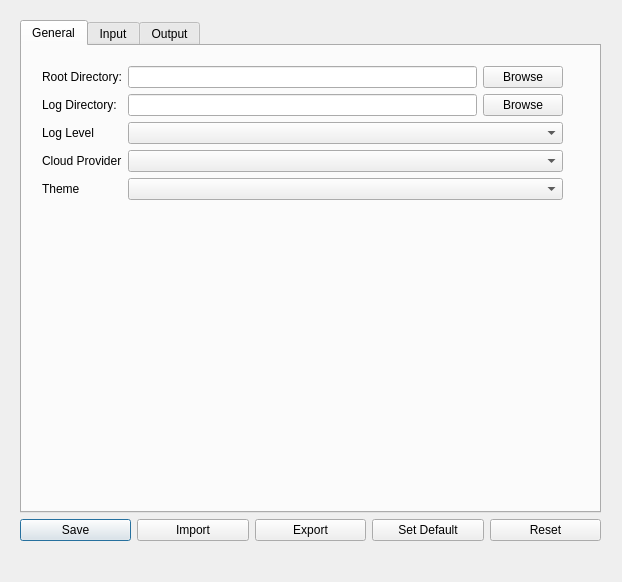
<?xml version="1.0" encoding="UTF-8"?>
<ui version="4.0">
 <class>settingsDialog</class>
 <widget class="QDialog" name="settingsDialog">
  <property name="geometry">
   <rect>
    <x>0</x>
    <y>0</y>
    <width>622</width>
    <height>582</height>
   </rect>
  </property>
  <property name="windowTitle">
   <string>Settings</string>
  </property>
  <widget class="QWidget" name="gridLayoutWidget_2">
   <property name="geometry">
    <rect>
     <x>20</x>
     <y>20</y>
     <width>581</width>
     <height>521</height>
    </rect>
   </property>
   <layout class="QGridLayout" name="gridLayout_2">
    <item row="1" column="0">
     <layout class="QGridLayout" name="gridLayout">
      <item row="0" column="0">
       <widget class="QPushButton" name="btnSave">
        <property name="text">
         <string>Save</string>
        </property>
       </widget>
      </item>
      <item row="0" column="1">
       <widget class="QPushButton" name="btnImport">
        <property name="text">
         <string>Import</string>
        </property>
       </widget>
      </item>
      <item row="0" column="2">
       <widget class="QPushButton" name="btnExport">
        <property name="text">
         <string>Export</string>
        </property>
       </widget>
      </item>
      <item row="0" column="3">
       <widget class="QPushButton" name="btnSetDefault">
        <property name="text">
         <string>Set Default</string>
        </property>
       </widget>
      </item>
      <item row="0" column="4">
       <widget class="QPushButton" name="btnReset">
        <property name="text">
         <string>Reset</string>
        </property>
       </widget>
      </item>
     </layout>
    </item>
    <item row="0" column="0">
     <widget class="QTabWidget" name="SettingsTabWidget">
      <property name="currentIndex">
       <number>0</number>
      </property>
      <widget class="QWidget" name="GeneralSettingsWidget">
       <attribute name="title">
        <string>General</string>
       </attribute>
       <widget class="QWidget" name="formLayoutWidget">
        <property name="geometry">
         <rect>
          <x>20</x>
          <y>20</y>
          <width>521</width>
          <height>431</height>
         </rect>
        </property>
        <layout class="QFormLayout" name="GeneralSettingsLayout">
         <property name="fieldGrowthPolicy">
          <enum>QFormLayout::AllNonFixedFieldsGrow</enum>
         </property>
         <item row="0" column="0">
          <widget class="QLabel" name="rootDirectoryLabel">
           <property name="text">
            <string>Root Directory:</string>
           </property>
          </widget>
         </item>
         <item row="0" column="1">
          <layout class="QGridLayout" name="gridLayout_3">
           <item row="0" column="1">
            <widget class="QPushButton" name="btnRootDirectory">
             <property name="text">
              <string>Browse</string>
             </property>
            </widget>
           </item>
           <item row="0" column="0">
            <widget class="QLineEdit" name="rootDirectoryLineEdit"/>
           </item>
          </layout>
         </item>
         <item row="1" column="0">
          <widget class="QLabel" name="logDirectoryLabel">
           <property name="text">
            <string>Log Directory: </string>
           </property>
          </widget>
         </item>
         <item row="1" column="1">
          <layout class="QGridLayout" name="gridLayout_4">
           <item row="0" column="1">
            <widget class="QPushButton" name="btnLogDirectory">
             <property name="text">
              <string>Browse</string>
             </property>
            </widget>
           </item>
           <item row="0" column="0">
            <widget class="QLineEdit" name="logDirectoryLineEdit"/>
           </item>
          </layout>
         </item>
         <item row="2" column="0">
          <widget class="QLabel" name="logLevelLabel">
           <property name="text">
            <string>Log Level</string>
           </property>
          </widget>
         </item>
         <item row="2" column="1">
          <widget class="QComboBox" name="logLevelComboBox"/>
         </item>
         <item row="3" column="0">
          <widget class="QLabel" name="cloudProviderLabel">
           <property name="text">
            <string>Cloud Provider</string>
           </property>
          </widget>
         </item>
         <item row="3" column="1">
          <widget class="QComboBox" name="cloudProviderComboBox"/>
         </item>
         <item row="4" column="0">
          <widget class="QLabel" name="themeLabel">
           <property name="text">
            <string>Theme</string>
           </property>
          </widget>
         </item>
         <item row="4" column="1">
          <widget class="QComboBox" name="themeComboBox"/>
         </item>
        </layout>
       </widget>
      </widget>
      <widget class="QWidget" name="InputSettingsWidget">
       <attribute name="title">
        <string>Input</string>
       </attribute>
       <widget class="QWidget" name="formLayoutWidget_2">
        <property name="geometry">
         <rect>
          <x>10</x>
          <y>10</y>
          <width>281</width>
          <height>371</height>
         </rect>
        </property>
        <layout class="QFormLayout" name="InputSettingsLayout">
         <property name="fieldGrowthPolicy">
          <enum>QFormLayout::AllNonFixedFieldsGrow</enum>
         </property>
         <item row="0" column="0">
          <widget class="QLabel" name="headerCaseLabel">
           <property name="text">
            <string>Header Case</string>
           </property>
          </widget>
         </item>
         <item row="0" column="1">
          <widget class="QComboBox" name="headerCaseComboBox"/>
         </item>
         <item row="1" column="0">
          <widget class="QLabel" name="headerSpacesLabel">
           <property name="text">
            <string>Header Spaces</string>
           </property>
          </widget>
         </item>
         <item row="1" column="1">
          <widget class="QComboBox" name="headerSpacesComboBox"/>
         </item>
        </layout>
       </widget>
      </widget>
      <widget class="QWidget" name="outputSettings">
       <attribute name="title">
        <string>Output</string>
       </attribute>
       <widget class="QWidget" name="formLayoutWidget_3">
        <property name="geometry">
         <rect>
          <x>10</x>
          <y>10</y>
          <width>271</width>
          <height>421</height>
         </rect>
        </property>
        <layout class="QFormLayout" name="outputSettingsFormLayout">
         <item row="0" column="0">
          <widget class="QLabel" name="separatorLabel">
           <property name="text">
            <string>Separator</string>
           </property>
          </widget>
         </item>
         <item row="0" column="1">
          <widget class="QComboBox" name="separatorComboBox"/>
         </item>
         <item row="1" column="0">
          <widget class="QLabel" name="encodingLabel">
           <property name="text">
            <string>Encoding</string>
           </property>
          </widget>
         </item>
         <item row="1" column="1">
          <widget class="QComboBox" name="encodingComboBox"/>
         </item>
        </layout>
       </widget>
      </widget>
     </widget>
    </item>
   </layout>
  </widget>
 </widget>
 <resources/>
 <connections/>
</ui>
